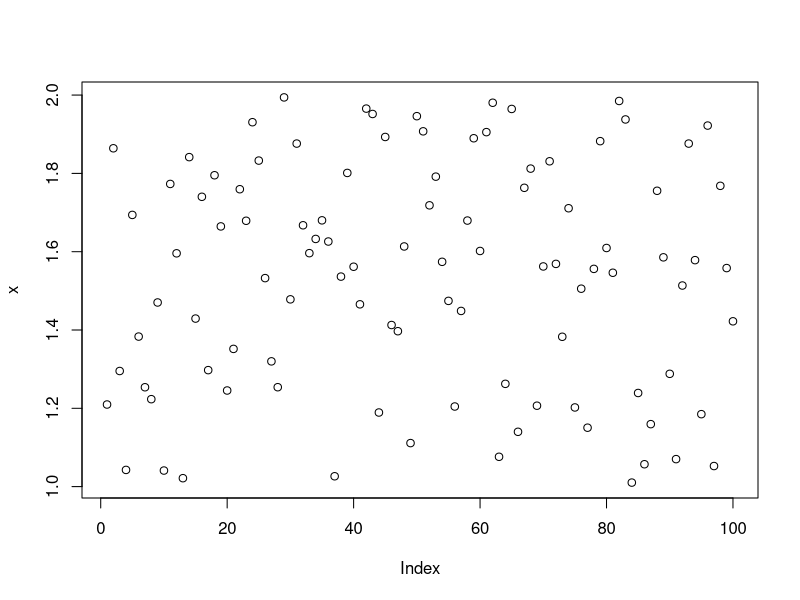
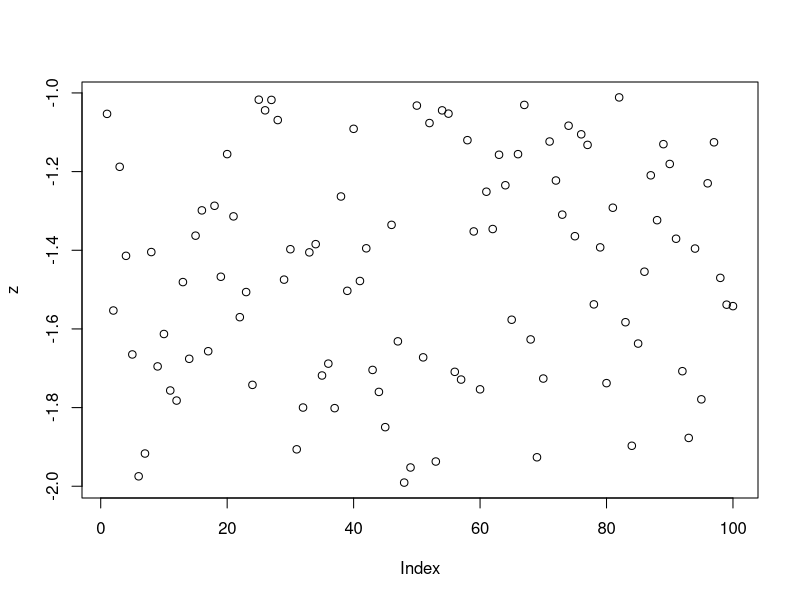
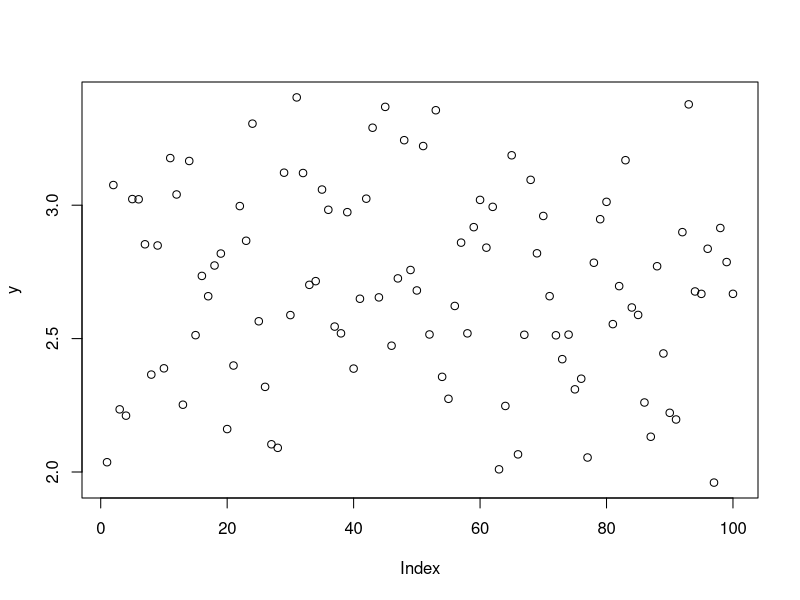
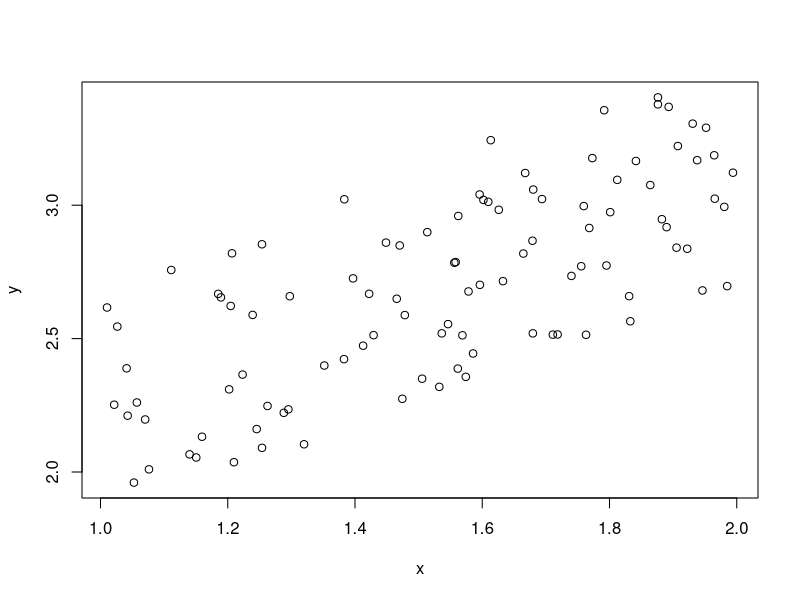
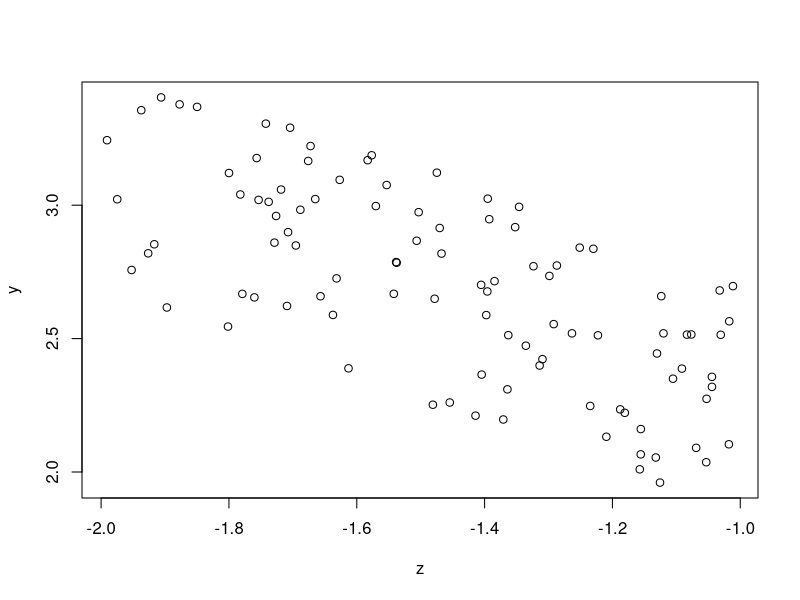
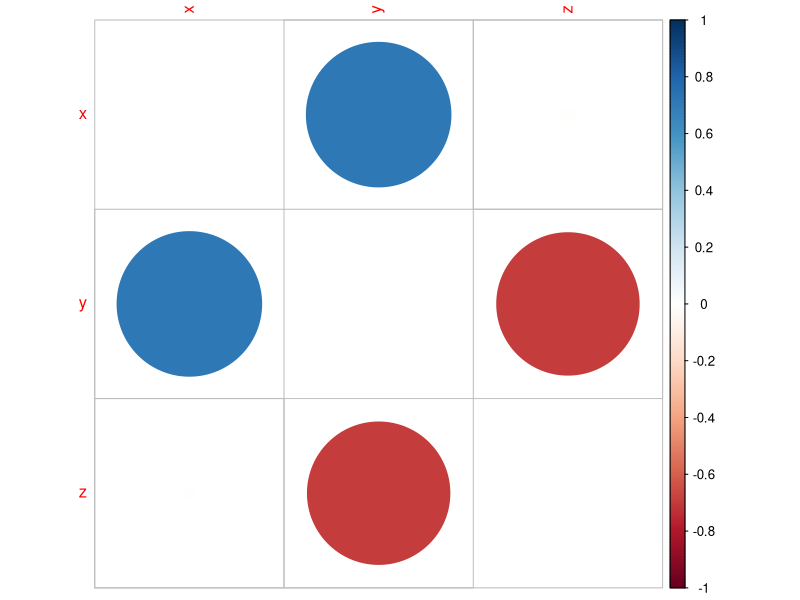

Write the R code that produced these figures, in order. (Note: this script raises an error after producing the figures.)
n <- 100
x <- runif(n, 1, 2)
z <- runif(n, -2, -1)
y <- (x * 0.9) + (z * -0.9)

plot(x)
plot(z)
plot(y)

plot(y ~ x * z)

corrplot::corrplot(cor(data.frame(x, y, z)), diag = FALSE)




library(ggplot2)
data("penguins")
setDT(penguins)

ggplot(penguins, aes(body_mass_g, bill_length_mm, color = sex)) +
	geom_point() +
	geom_smooth(method = 'glm') +
	theme_bw()

add_random(subj = 4, item = 2) %>%
  add_between("subj", version = 1:2) %>%
  # add by-subject random intercept
  add_ranef("subj", u0s = 1.3) %>%
  # add by-item random intercept and slope
  add_ranef("item", u0i = 1.5, u1i = 1.5, .cors = 0.3) %>%
  # add by-subject:item random intercept
  add_ranef(c("subj", "item"), u0si = 1.7) %>%
  # add error term (by observation)
  add_ranef(sigma = 2.2)
